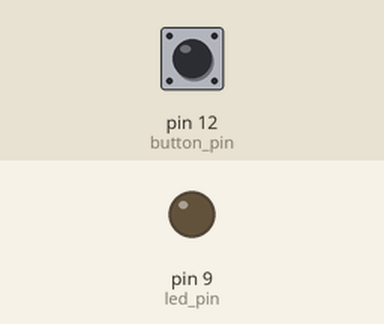
A sketch run on a simulated Arduino Uno, built with avr-gcc and run on an emulated ATmega328P. Shown: output pins drawn as LEDs (lit = HIGH). Inputs (shaded band) come from the test bench; at power-on: pin 12 (button_pin) HIGH.

Above: at 1.2 s.
1.3 s: pin 12 (button_pin) pulled LOW for 0.15 s
At 2.5 s:
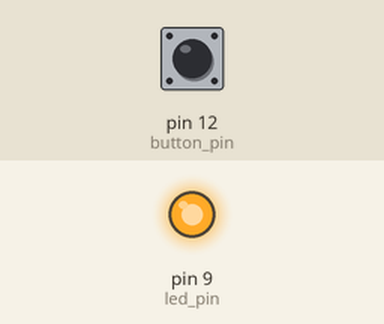
2.9 s: pin 12 (button_pin) pulled LOW for 1 s
At 3.9 s:
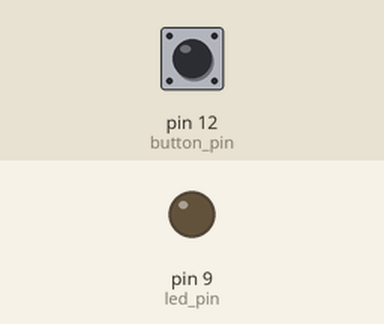
5.4 s: pin 12 (button_pin) pulled LOW for 3.2 s
At 5.8 s:
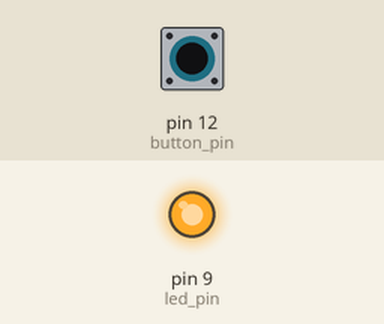
Timing chart, 0 to 8.4 s (numbered marks = the images above; inputs shaded):
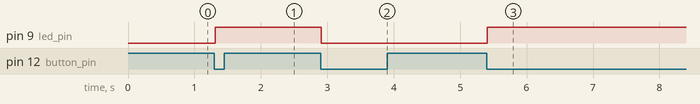

Measured:
- after the input at 1.3 s, pin 9 (led_pin): LOW → HIGH at once
- after the input at 2.9 s, pin 9 (led_pin): HIGH → LOW at once
- after the input at 5.4 s, pin 9 (led_pin): LOW → HIGH at once

The sketch:

buffeting.ino
```cpp
int led_pin = 9;
int button_pin = 12;
bool is_led_on = false;

void setup() {
  pinMode(led_pin, OUTPUT);
  pinMode(button_pin, INPUT);
}

void loop() {
  if (digitalRead(button_pin) == LOW)
  {
    delay(10);
    if (digitalRead(button_pin) == LOW)
    {
      reverse_LED();

      while (digitalRead(button_pin) == LOW){}
      delay(10);
    }
  }
}


void reverse_LED()
{
  if (is_led_on)
  {
    digitalWrite(led_pin, LOW);
  }
  else
  {
    digitalWrite(led_pin, HIGH);
  }
  is_led_on = !is_led_on;
}
```
